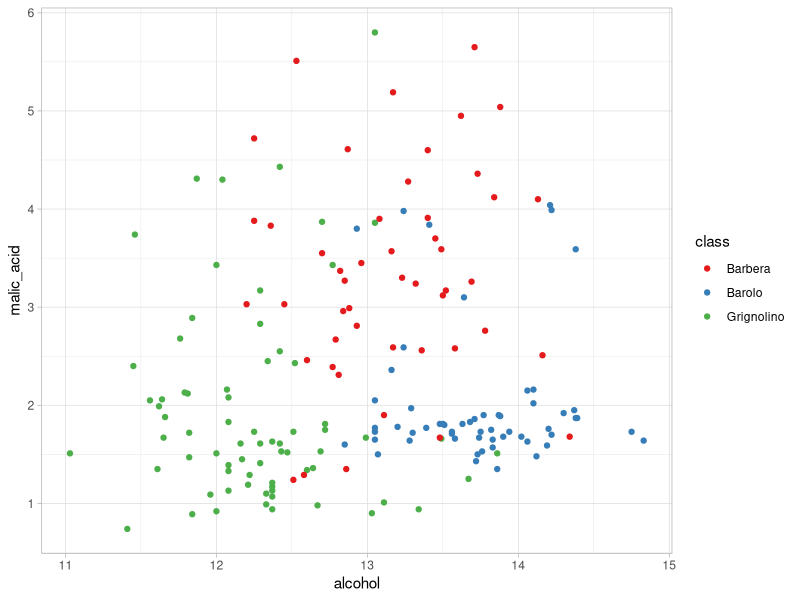
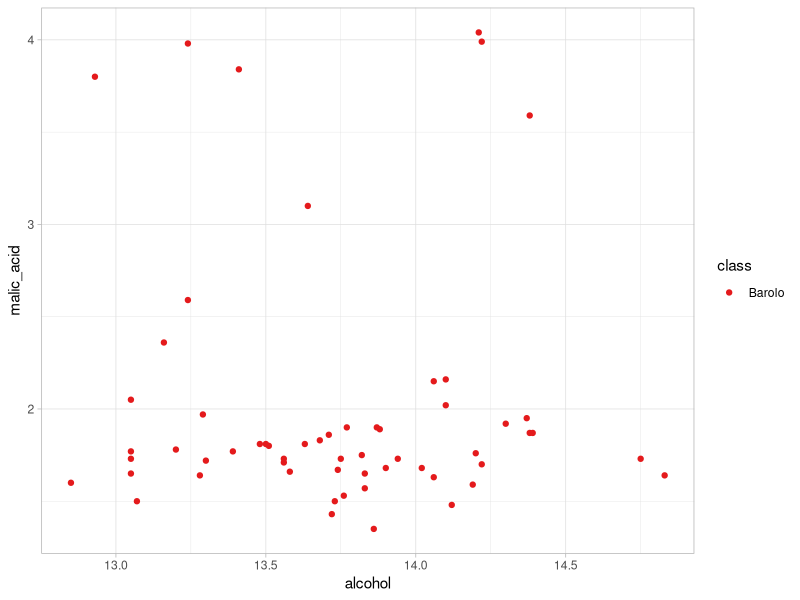
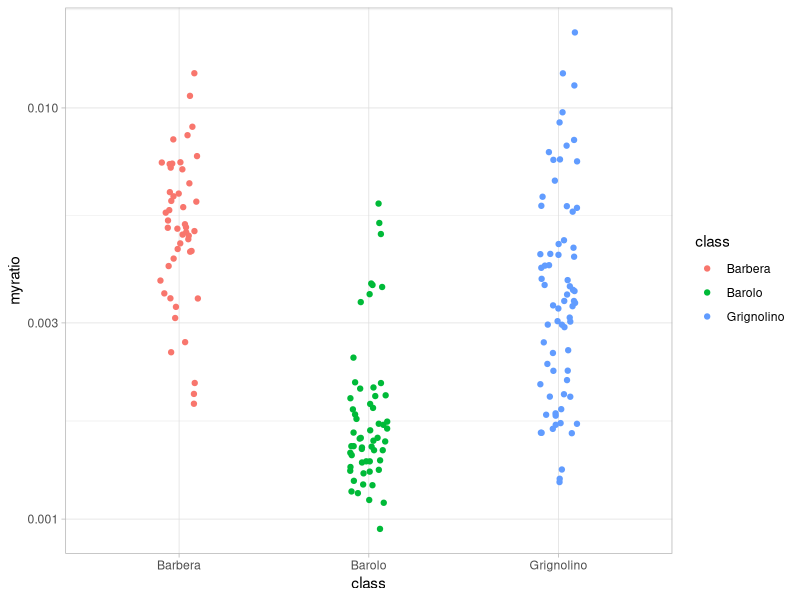
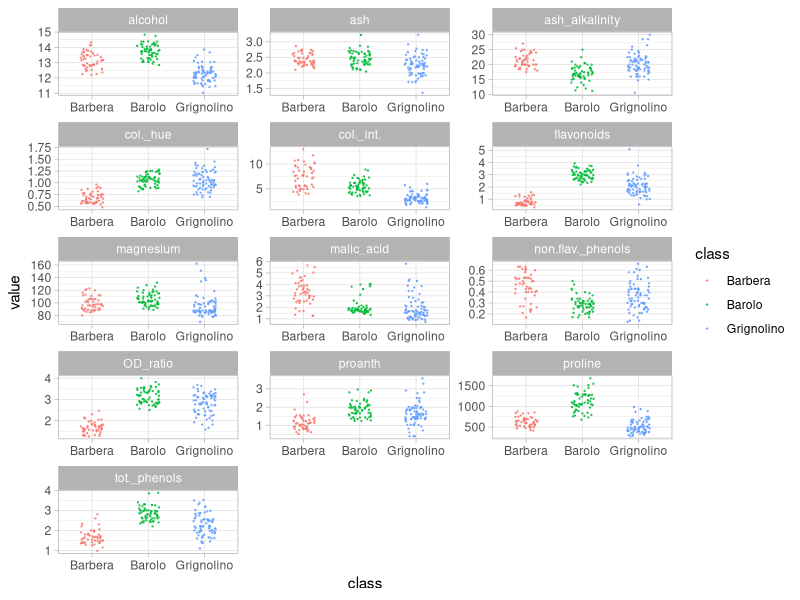

Generate these figures, in order, with R:
## ---- chunk 1
## this library contains utilities to write and read text files in R
library(readr)
library(tidyverse)
data(mpg)
## ---- chunk 2
## RData format
save(mpg, file = "mpg.RData")
## ---- chunk 3
## as an alternative you can save as csv
write_csv(mpg, path = "mpg.csv")
## ---- chunk 4
## Load the wines data
wines <- read_csv("data/wines.csv") 
## ---- chunk 5
wines %>% 
  ggplot() +
  geom_point(mapping = aes(x = alcohol, y = malic_acid, col = class)) +
  scale_color_brewer(palette = "Set1") + 
  theme_light()
## ---- chunk 6
wines %>% 
  select(alcohol,malic_acid,class) %>% 
  filter(class == "Barolo") %>% 
  ggplot() +
  geom_point(mapping = aes(x = alcohol, y = malic_acid, col = class)) +
  scale_color_brewer(palette = "Set1") + ## this is a nice color scheme ;-)
  theme_light()
## ---- chunk 7
wines %>% 
  select(class,malic_acid,proline) %>% 
  mutate(myratio = malic_acid/proline) %>% 
  ggplot() + 
  geom_jitter(mapping = aes(x = class, y = myratio, col = class), width = 0.1) +
  scale_y_log10() +
  theme_light()
## ---- chunk 8
wines %>% 
  gather(parameter, value, alcohol:proline) %>% 
  ggplot() + 
  geom_jitter(mapping = aes(x = class, y = value, col = class), width = 0.2, size = 0.2, alpha = 0.7) + 
  facet_wrap(~parameter, scales = "free", ncol = 3) + 
  theme_light()
